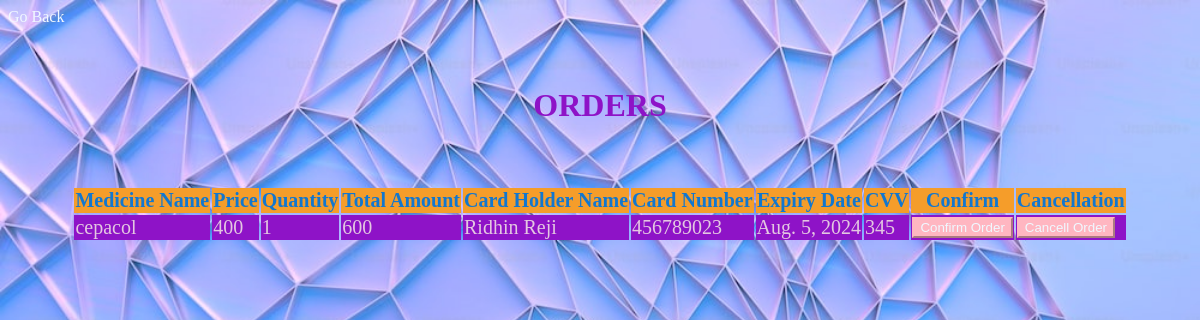
The page /AdminApp/bookings on the database its author committed.
### userapp/models.py (models this page shows)
class Pay_tbl(models.Model):
    pro = models.CharField(max_length=25)
    qty = models.IntegerField()
    prc = models.IntegerField()
    tot = models.IntegerField()
    fn = models.CharField(max_length=25)
    cd = models.IntegerField()
    ex = models.DateField()
    cvv = models.CharField(max_length=25)

### AdminApp/views.py (the view)
# urls.py: path('bookings',views.bookings),
def bookings(request):
    obj=Pay_tbl.objects.all()
    return render(request,"bookings.html",{"data":obj})

### Templates/bookings.html (shortened to what this page needs)
{% load static %}
<body style="background-image:url({% static 'images/booking.jpg' %});background-repeat:no-repeat;background-size:cover;">
    <a href="/AdminApp/adminhome">Go Back</a>
    <center>
    <form method="post"action="/AdminApp/userview">
    <h1>ORDERS</h1>
    <table>
        <thead>
            <th>Medicine Name</th>
            <th>Price</th>
            <th>Quantity</th>
            <th>Total Amount</th>
            <th>Card Holder Name</th>
            <th>Card Number</th>
            <th>Expiry Date</th>
            <th>CVV</th>
            <th>Confirm</th>
            <th>Cancellation</th>
        </thead>
        <tbody>
            {% for m in data %}
            <tr>
                <td>{{m.pro}}</td>
                <td>{{m.prc}}</td>
                <td>{{m.qty}}</td>
                <td>{{m.tot}}</td>
                <td>{{m.fn}}</td>
                <td>{{m.cd}}</td>
                <td>{{m.ex}}</td>
                <td>{{m.cvv}}</td>
                <td><button><a href="/AdminApp/confirmbook?idn={{m.id}}">Confirm Order</a></button></td>
                <td><button><a href="/AdminApp/cancelbook?idn={{m.id}}">Cancell Order</a></button></td>
            </tr>
            {% endfor %}
        </tbody>
    </table>
</form>
</center>
</body>

### Templates/bookings.html (style rules this page uses)
table { padding-top: 40px; }
h1 { padding-top: 40px; color: rgb(142, 19, 199); }
th { background-color: rgb(245, 157, 42); color:rgb(18, 119, 207); font-size:20; }
tr { background-color: rgb(142, 19, 199); color:rgb(228, 199, 225); font-size:20; }
button { background-color: lightpink; border-color: lightpink ; }
a { text-decoration: none; color:aliceblue; }

### rows shown on the page
Pay_tbl: pro "cepacol", prc "400", qty "1", tot "600", fn "Ridhin Reji", cd "456789023", ex "Aug. 5, 2024", cvv "345"
